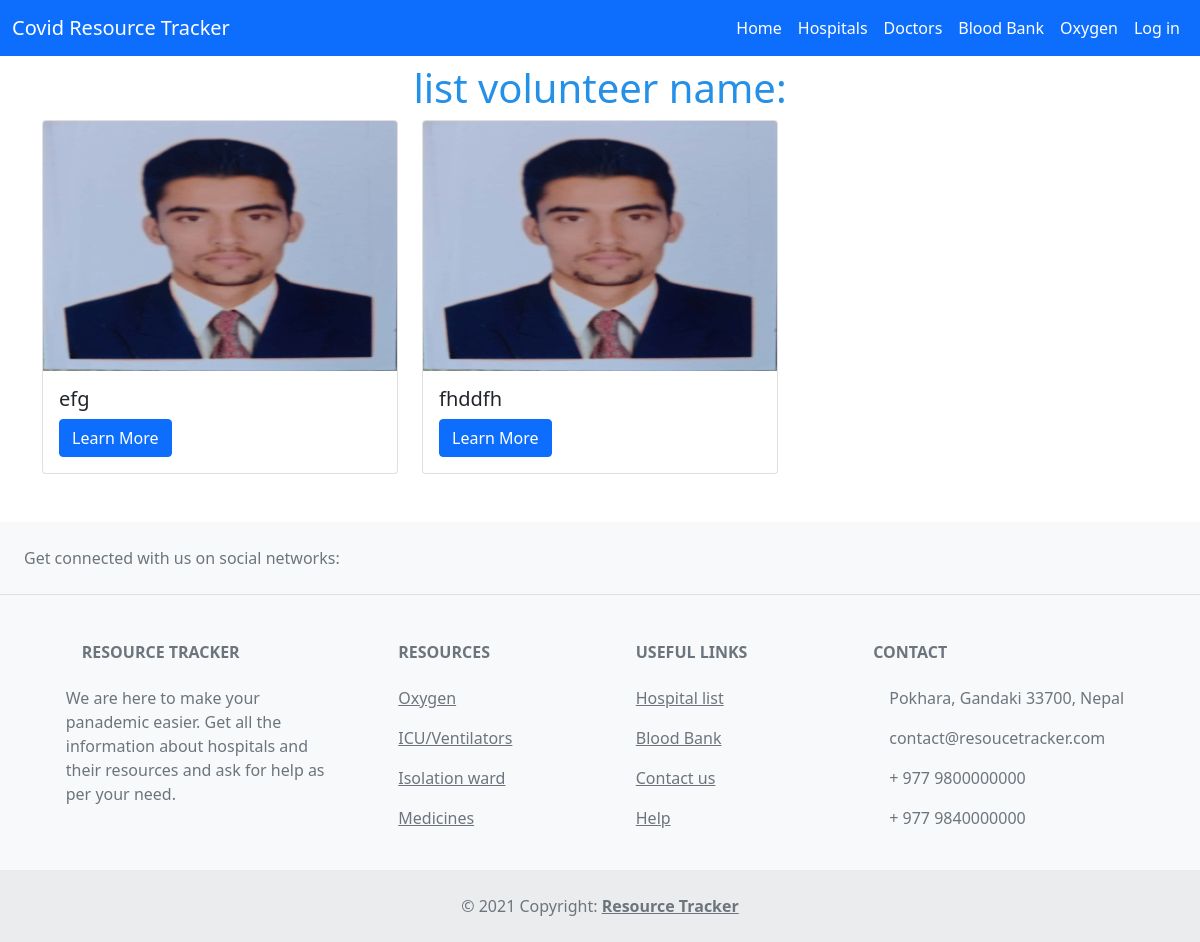
Screenshot of /volunteer_list/ with the database file from the repository.
### apps/models.py (models this page shows, shortened)
class Volunteer(models.Model):
    hospital = models.ForeignKey(Hospital, on_delete=models.CASCADE)
    name = models.CharField(max_length=255)
    email = models.EmailField()
    contact_no = models.CharField(max_length=10)
    volunteer_image = models.ImageField(upload_to='volunteer_image')

### apps/user_views.py (the view)
# urls.py: path('volunteer_list/', volunteer_list, name='volunteer_list'),
def volunteer_list(request):
    volunteers = Volunteer.objects.all()
    context = {
        'volunteers': volunteers,
    }
    return render(request, 'user/volunteer_list.html', context)

### apps/templates/user/volunteer_list.html (shortened to what this page needs)
{% extends 'user_base.html' %}
{% block content %}
<h1 class="text-center my-2">list volunteer name:</h1>
<div class="container">
	<div class="row">
{% for volunteer in volunteers %}
<div class="col-md-4 mb-5">
    <div class="card">
        <div class="bg-image hover-overlay ripple" data-mdb-ripple-color="light">
            <img
            src="{{volunteer.volunteer_image.url }}"
            class="img-fluid card-img-top" style="height: 250px;"
          />
                </div>
                <div class="card-body">
                  <h5 class="card-title">{{ volunteer.name }}</h5>
                  <a href="{% url 'volunteer_detail' volunteer.pk %}" class="btn btn-primary">Learn More</a>
                </div>
              </div>
        </div>
{% endfor %}
</div>
</div>
{% endblock content %}

### static/css/user_base.css (style rules this page uses)
h1 { color:rgb(37, 144, 231); }

### rows the page displays
Volunteer: volunteer_image (picture), name "efg"
Volunteer: volunteer_image (picture), name "fhddfh"
